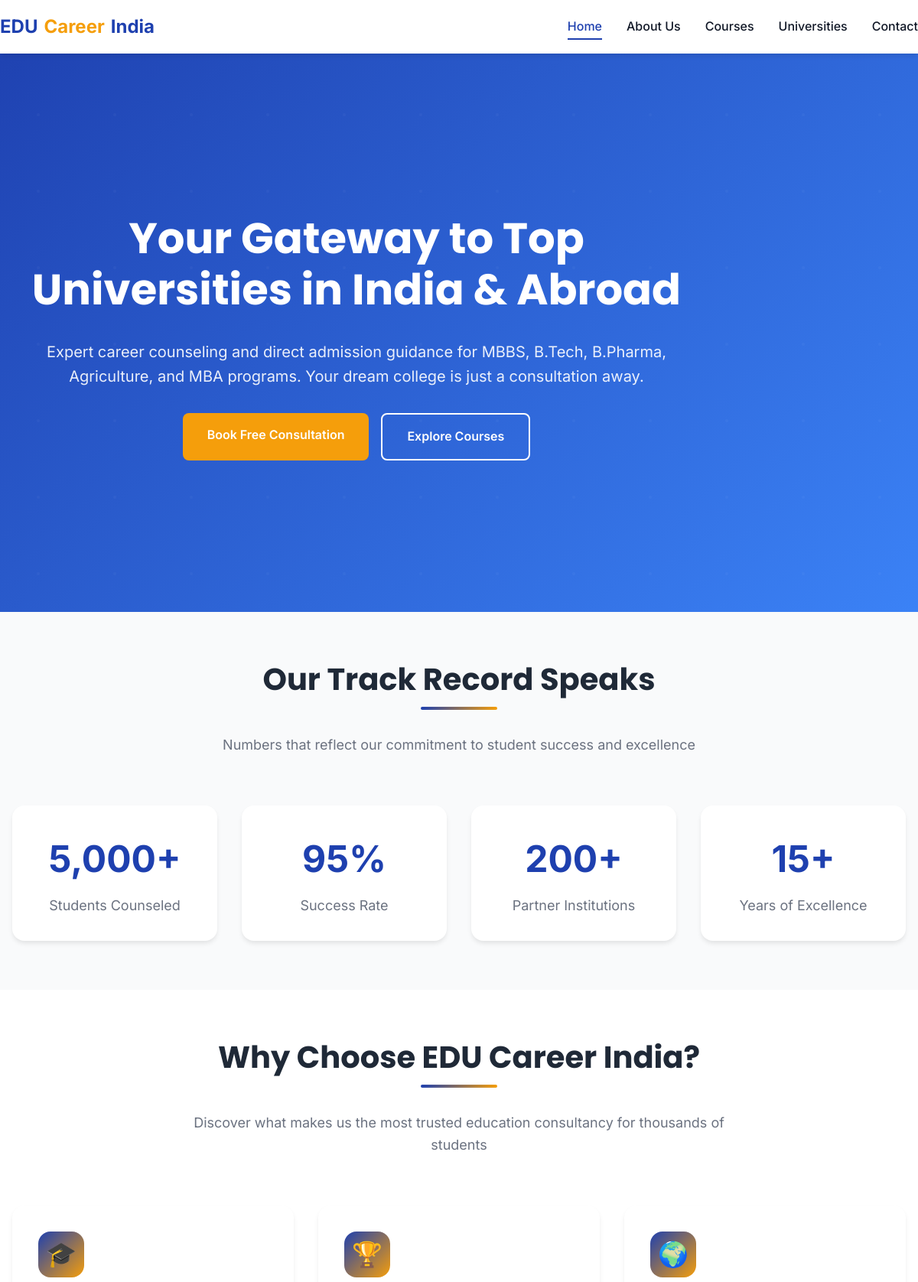
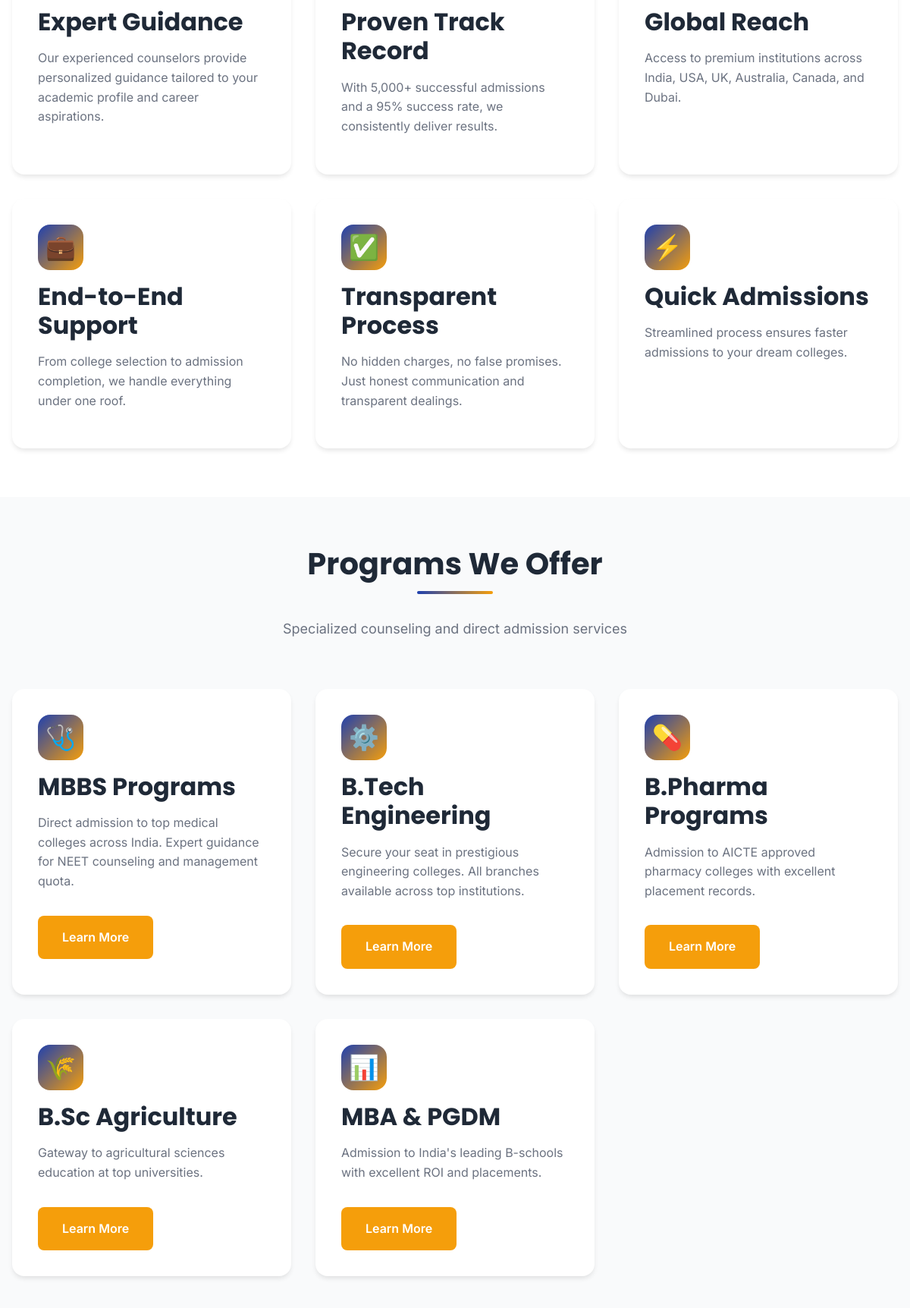
The page / (upper part) on the database its author committed (2 pictures, top to bottom).
### tables this page shows
CREATE TABLE IF NOT EXISTS site_statistics (
  id INT PRIMARY KEY AUTO_INCREMENT,
  stat_key VARCHAR(50) NOT NULL UNIQUE,
  stat_value INT NOT NULL,
  stat_label VARCHAR(100),
  stat_icon VARCHAR(100),
  display_order INT DEFAULT 0
);

### index.php (the view, shortened to what this page needs)
<?php
try {
    $pdo = new PDO("mysql:host=" . DB_HOST . ";dbname=" . DB_NAME . ";charset=utf8mb4", DB_USER, DB_PASS, [
        PDO::ATTR_ERRMODE => PDO::ERRMODE_EXCEPTION,
        PDO::ATTR_DEFAULT_FETCH_MODE => PDO::FETCH_ASSOC
    ]);
} catch (PDOException $e) {
    $pdo = null;
}
function getContent($page, $section, $key, $default = '') {
    global $pdo;
    try {
        $stmt = $pdo->prepare("SELECT content_value FROM page_content WHERE page_name = ? AND section_name = ? AND content_key = ? AND is_active = 1");
        $stmt->execute([$page, $section, $key]);
        $result = $stmt->fetch();
        return $result ? $result['content_value'] : $default;
    } catch (Exception $e) {
        return $default;
    }
}
function getStat($key, $default = 0) {
    global $pdo;
    try {
        $stmt = $pdo->prepare("SELECT stat_value FROM site_statistics WHERE stat_key = ?");
        $stmt->execute([$key]);
        $result = $stmt->fetch();
        return $result ? $result['stat_value'] : $default;
    } catch (Exception $e) {
        return $default;
    }
}
$heroTitle = getContent('home', 'hero', 'title', 'Your Gateway to Top Universities in India & Abroad');
$heroSubtitle = getContent('home', 'hero', 'subtitle', 'Expert career counseling and direct admission guidance for MBBS, B.Tech, B.Pharma, Agriculture, and MBA programs. Your dream college is just a consultation away.');
$statStudents = getStat('students_counseled', 5000);
$statSuccess = getStat('success_rate', 95);
$statInstitutions = getStat('partner_institutions', 200);
$statExperience = getStat('years_experience', 15);
?>
<!DOCTYPE html>
<html lang="en">
<head>
  <link rel="stylesheet" href="/assets/css/main.css">
</head>
<body>
  <header class="header" role="banner">
    <nav class="navbar container" role="navigation">
      <a href="/" class="logo">EDU <span>Career</span> India</a>
      <ul class="nav-menu" role="menubar">
        <li><a href="/" class="nav-link active" aria-current="page">Home</a></li>
        <li><a href="/about.php" class="nav-link">About Us</a></li>
        <li><a href="/courses.php" class="nav-link">Courses</a></li>
        <li><a href="/universities.php" class="nav-link">Universities</a></li>
        <li><a href="/contact.php" class="nav-link">Contact</a></li>
      </ul>
    </nav>
  </header>
  <main id="main-content" role="main">
    <section class="hero">
      <div class="container">
        <div class="hero-content">
          <h1><?php echo htmlspecialchars($heroTitle); ?></h1>
          <p><?php echo htmlspecialchars($heroSubtitle); ?></p>
          <div class="hero-cta">
            <a href="/contact.php" class="btn btn-primary">Book Free Consultation</a>
            <a href="/courses.php" class="btn btn-outline">Explore Courses</a>
          </div>
        </div>
      </div>
    </section>
    <section class="stats">
      <div class="container">
        <div class="section-header">
          <h2 class="section-title">Our Track Record Speaks</h2>
          <p class="section-subtitle">Numbers that reflect our commitment to student success and excellence</p>
        </div>
        <div class="stats-grid">
          <div class="stat-card">
            <div class="stat-number"><?php echo number_format($statStudents); ?>+</div>
            <div class="stat-label">Students Counseled</div>
          </div>
          <div class="stat-card">
            <div class="stat-number"><?php echo $statSuccess; ?>%</div>
            <div class="stat-label">Success Rate</div>
          </div>
          <div class="stat-card">
            <div class="stat-number"><?php echo $statInstitutions; ?>+</div>
            <div class="stat-label">Partner Institutions</div>
          </div>
          <div class="stat-card">
            <div class="stat-number"><?php echo $statExperience; ?>+</div>
            <div class="stat-label">Years of Excellence</div>
          </div>
        </div>
      </div>
    </section>
    <section class="section">
      <div class="container">
        <div class="section-header">
          <h2 class="section-title">Why Choose EDU Career India?</h2>
          <p class="section-subtitle">Discover what makes us the most trusted education consultancy for thousands of students</p>
        </div>
        <div class="features-grid">
          <article class="feature-card">
            <div class="feature-icon">🎓</div>
            <h3>Expert Guidance</h3>
            <p>Our experienced counselors provide personalized guidance tailored to your academic profile and career aspirations.</p>
          </article>
          <article class="feature-card">
            <div class="feature-icon">🏆</div>
            <h3>Proven Track Record</h3>
            <p>With <?php echo number_format($statStudents); ?>+ successful admissions and a <?php echo $statSuccess; ?>% success rate, we consistently deliver results.</p>
          </article>
          <article class="feature-card">
            <div class="feature-icon">🌍</div>
            <h3>Global Reach</h3>
            <p>Access to premium institutions across India, USA, UK, Australia, Canada, and Dubai.</p>
          </article>
          <article class="feature-card">
            <div class="feature-icon">💼</div>
            <h3>End-to-End Support</h3>
            <p>From college selection to admission completion, we handle everything under one roof.</p>
          </article>
          <article class="feature-card">
            <div class="feature-icon">✅</div>
            <h3>Transparent Process</h3>
            <p>No hidden charges, no false promises. Just honest communication and transparent dealings.</p>
          </article>
          <article class="feature-card">
            <div class="feature-icon">⚡</div>
            <h3>Quick Admissions</h3>
            <p>Streamlined process ensures faster admissions to your dream colleges.</p>
          </article>
        </div>
      </div>
    </section>
    <section class="section" style="background-color: var(--light-color);">
      <div class="container">
        <div class="section-header">
          <h2 class="section-title">Programs We Offer</h2>
          <p class="section-subtitle">Specialized counseling and direct admission services</p>
        </div>
        <div class="features-grid">
          <article class="feature-card">
            <div class="feature-icon">🩺</div>
            <h3>MBBS Programs</h3>
            <p>Direct admission to top medical colleges across India. Expert guidance for NEET counseling and management quota.</p>
            <a href="/courses.php#mbbs" class="btn btn-primary" style="margin-top: 1rem; display: inline-block;">Learn More</a>
          </article>
          <article class="feature-card">
            <div class="feature-icon">⚙️</div>
            <h3>B.Tech Engineering</h3>
            <p>Secure your seat in prestigious engineering colleges. All branches available across top institutions.</p>
            <a href="/courses.php#btech" class="btn btn-primary" style="margin-top: 1rem; display: inline-block;">Learn More</a>
          </article>
          <article class="feature-card">
            <div class="feature-icon">💊</div>
            <h3>B.Pharma Programs</h3>
            <p>Admission to AICTE approved pharmacy colleges with excellent placement records.</p>
            <a href="/courses.php#bpharma" class="btn btn-primary" style="margin-top: 1rem; display: inline-block;">Learn More</a>
          </article>
          <article class="feature-card">
            <div class="feature-icon">🌾</div>
            <h3>B.Sc Agriculture</h3>
            <p>Gateway to agricultural sciences education at top universities.</p>
            <a href="/courses.php#agriculture" class="btn btn-primary" style="margin-top: 1rem; display: inline-block;">Learn More</a>
          </article>
          <article class="feature-card">
            <div class="feature-icon">📊</div>
            <h3>MBA & PGDM</h3>
            <p>Admission to India's leading B-schools with excellent ROI and placements.</p>
            <a href="/courses.php#mba" class="btn btn-primary" style="margin-top: 1rem; display: inline-block;">Learn More</a>
          </article>
        </div>
      </div>
    </section>
  </main>
</body>
</html>

### rows shown on the page
site_statistics: stat_value "5,000"
site_statistics: stat_value "95"
site_statistics: stat_value "200"
site_statistics: stat_value "15"

### other values the page prints
$heroTitle "Your Gateway to Top Universities in India & Abroad"
$heroSubtitle "Expert career counseling and direct admission guidance for MBBS, B.Tech, B.Pharma, Agriculture, and MBA programs. Your dream college is just a consultation away."
